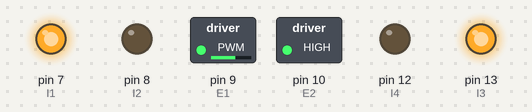
Bench run of a sketch on a simulated Arduino Uno, built with avr-gcc and run on an emulated ATmega328P. Parts: switched loads named in the sketch (green lamp = pin HIGH), output pins drawn as LEDs (lit = HIGH).

Above: at 0.1 s.
Timing chart, 0 to 1.6 s (numbered marks = the images above):
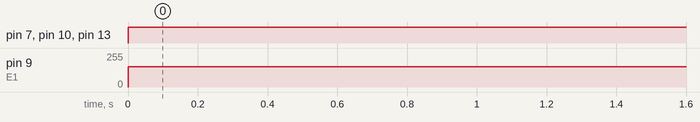

The sketch:

viteza.ino
```cpp
#define E1 9  // Enable Pin for motor 1
#define E2 10  // Enable Pin for motor 2

#define I1 7  // Control pin 1 for motor 1
#define I2 8  // Control pin 2 for motor 1
#define I3 13  // Control pin 1 for motor 2
#define I4 12  // Control pin 2 for motor 2
//11
void setup() {

    pinMode(E1, OUTPUT);
    pinMode(E2, OUTPUT);

    pinMode(I1, OUTPUT);
    pinMode(I2, OUTPUT);
    pinMode(I3, OUTPUT);
    pinMode(I4, OUTPUT);
}

void loop() {

    analogWrite(E1, 153); // Run in half speed
    analogWrite(E2, 255); // Run in full speed

    digitalWrite(I1, HIGH);
    digitalWrite(I2, LOW);
    digitalWrite(I3, HIGH);
    digitalWrite(I4, LOW);

    delay(10000);
 /*
    // change direction

    digitalWrite(E1, LOW);
    digitalWrite(E2, LOW);

    delay(200);

    analogWrite(E1, 255);  // Run in full speed
    analogWrite(E2, 153);  // Run in half speed

    digitalWrite(I1, LOW);
    digitalWrite(I2, HIGH);
    digitalWrite(I3, LOW);
    digitalWrite(I4, HIGH);

    delay(10000);*/
}
```

Measured:
- by itself, pin 7 (I1), pin 10 (E2), pin 13 (I3): LOW → HIGH at 0.00 s
- by itself, pin 9 (E1): 0/255 → 153/255 at 0.00 s
